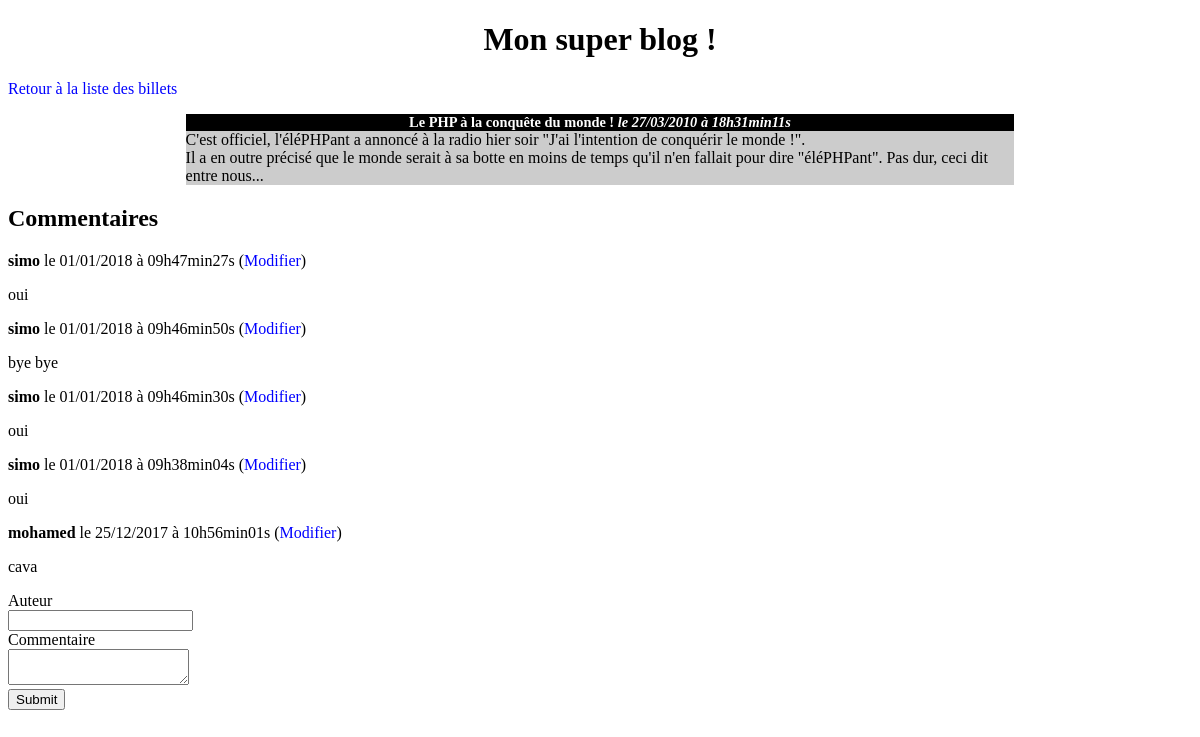
Page /index.php?action=post&id=2 on the committed database.
### tables this page shows
CREATE TABLE `posts` (
  `id` int(11) NOT NULL,
  `title` varchar(255) NOT NULL,
  `content` text NOT NULL,
  `date_creation` datetime NOT NULL
);

CREATE TABLE `comments` (
  `id` int(11) NOT NULL,
  `post_id` int(11) NOT NULL,
  `author` varchar(255) NOT NULL,
  `comment` text NOT NULL,
  `comment_date` datetime NOT NULL
);

### controler/frontend.php (called while the page is built, shortened)
<?php
require_once('model/PostManager.php');
require_once('model/CommentManager.php');
function post(){
		$postManager = new PostManager();
		$commentManager = new CommentManager();
		$post = $postManager->getPost($_GET['id']);
		$comments = $commentManager->getComments($_GET['id']);
		require('view/frontend//postView.php');
}

### model/PostManager.php (called while the page is built, shortened)
<?php
class PostManager extends Manager
{
	public function getPost($postId){
		$db = $this->dbConnect();
		$req = $db->prepare('SELECT id, title, content, DATE_FORMAT(date_creation, \'le %d/%m/%Y à %Hh%imin%ss\') date_creation FROM posts WHERE id = ? ');
		$req->execute(array($postId));
		$post = $req->fetch();
		return $post;
	}
}

### model/CommentManager.php (called while the page is built, shortened)
<?php
class CommentManager extends Manager
{
	public function getComments($postId){
		$db = $this->dbConnect();
		$req = $db->prepare('SELECT id, post_id, author, comment, DATE_FORMAT(comment_date, \'le %d/%m/%Y à %Hh%imin%ss \') comment_date FROM comments WHERE post_id = ? ORDER BY id DESC LIMIT 0,5');
			$req->execute(array($postId));
		return $req;
	}
}

### view/frontend/postView.php (the view, shortened to what this page needs)
<h1>Mon super blog !</h1>
<p><a href="index.php?action=listPosts">Retour à la liste des billets</a></p>
<div class="news">
	<h3><?= htmlspecialchars($post['title']) . ' <em>' . $post['date_creation'] . '</em>' ?></h3>
	<p><?= nl2br(htmlspecialchars($post['content'])) ?></p>
</div>
<h2>Commentaires</h2>
<?php
	while($comment = $comments->fetch())
	{
?>
		<div>
			<p>
                <?= '<strong>' . htmlspecialchars($comment['author']) . '</strong>' . ' ' . $comment['comment_date'] ?>
                (<a href="index.php?action=updateCommentPage&amp;commentId=<?= $comment['id'] ?>&amp;postId=<?= $comment['post_id'] ?>">Modifier</a>)
            </p>
			<p><?= nl2br(htmlspecialchars($comment['comment'])) ?></p>
		</div>
<?php
	}
?>
<form action="index.php?action=addComment&amp;id=<?= $post['id'] ?>" method="post">
    <div>
        <label for="author">Auteur</label><br />
        <input type="text" id="author" name="author" />
    </div>
    <div>
        <label for="comment">Commentaire</label><br />
        <textarea id="comment" name="comment"></textarea>
    </div>
    <div>
        <input type="submit" />
    </div>
</form>
<?php $content = ob_get_clean(); ?>
<?php require('template.php'); ?>

### index.php (shortened to what this page needs)
<?php
require('controler/frontend.php');
try
{
	if(isset($_GET['action']))
	{
		switch($_GET['action'])
		{
			case 'post':
				if(isset($_GET['id']) && $_GET['id'] > 0)
				{
					post();
				}
				else
				{
					throw new Exception('aucun idemtifiant de billet envoyé');
				}
			break;
		}
	}
	else
	{
		listPosts();
	}
}
catch (Exception $e)
{
	echo 'Erreur : ' . $e->getMessage();
}

### view/frontend/template.php (shortened to what this page needs)
<!DOCTYPE html>
<html>
<head>
	<link rel="stylesheet" href="public/css/style.css" />
</head>
<body>
	<?= $content ?>
</body>
</html>

### public/css/style.css (style rules this page uses)
h1, h3 { text-align:center; }
h3 { background-color:black; color:white; font-size:0.9em; margin-bottom:0px; }
.news p { background-color:#CCCCCC; margin-top:0px; }
.news { width:70%; margin:auto; }
a { text-decoration: none; color: blue; }

### rows in the picture
posts: title "Le PHP à la conquête du monde !", content "C'est officiel, l'éléPHPant a annoncé à la radio hier soir \"J'ai l'intention de conquérir le monde !\". Il a en outre précisé que le monde serait à sa botte en moins de temps qu'il n'en fallait pour dire \"éléPHPant\". Pas dur, ceci dit entre nous..."
comments: author "simo", comment_date "le 01/01/2018 à 09h47min27s", comment "oui"
comments: author "simo", comment_date "le 01/01/2018 à 09h46min50s", comment "bye bye"
comments: author "simo", comment_date "le 01/01/2018 à 09h46min30s", comment "oui"
comments: author "simo", comment_date "le 01/01/2018 à 09h38min04s", comment "oui"
comments: author "mohamed", comment_date "le 25/12/2017 à 10h56min01s", comment "cava"

### other values in the picture
$post['date_creation'] "le 27/03/2010 à 18h31min11s"
